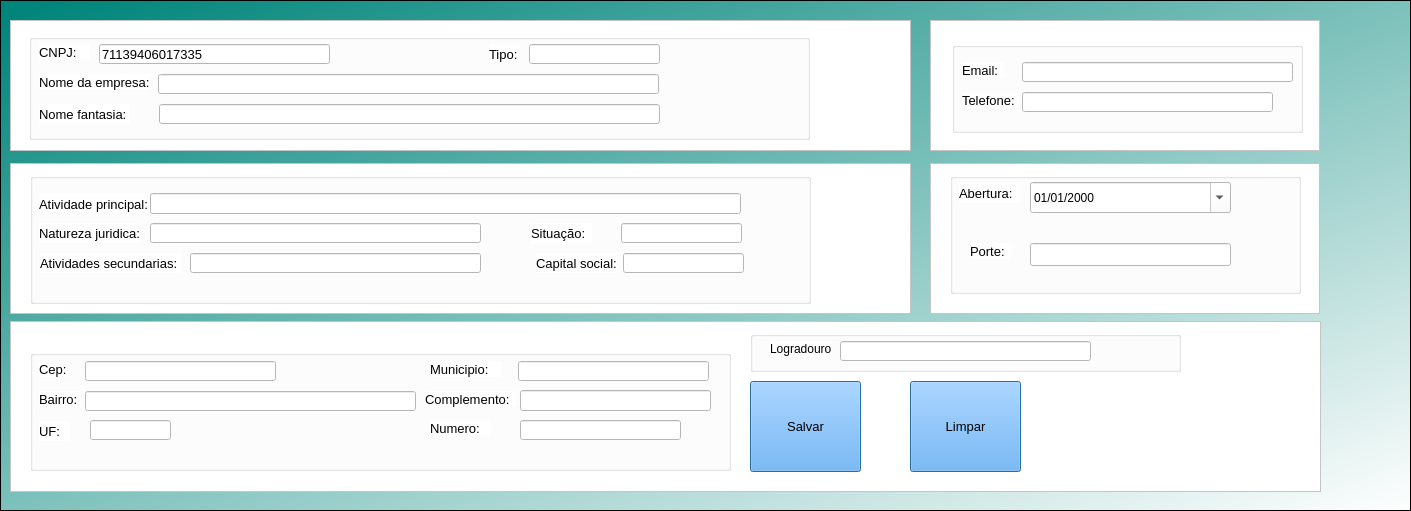
   <widget class="QFrame" name="frame_2">
    <property name="geometry">
     <rect>
      <x>0</x>
      <y>140</y>
      <width>1411</width>
      <height>511</height>
     </rect>
    </property>
    <property name="styleSheet">
     <string notr="true">background-color: qlineargradient(spread:pad, x1:0, y1:0, x2:1, y2:1, stop:0.0170455 rgba(0, 133, 122, 255), stop:1 rgba(255, 255, 255, 255));</string>
    </property>
    <property name="frameShape">
     <enum>QFrame::StyledPanel</enum>
    </property>
    <property name="frameShadow">
     <enum>QFrame::Raised</enum>
    </property>
    <widget class="QFrame" name="frame_14">
     <property name="geometry">
      <rect>
       <x>10</x>
       <y>20</y>
       <width>901</width>
       <height>131</height>
      </rect>
     </property>
     <property name="styleSheet">
      <string notr="true">background-color: rgb(255, 255, 255);</string>
     </property>
     <property name="frameShape">
      <enum>QFrame::StyledPanel</enum>
     </property>
     <property name="frameShadow">
      <enum>QFrame::Raised</enum>
     </property>
     <widget class="QGroupBox" name="groupBox">
      <property name="geometry">
       <rect>
        <x>19</x>
        <y>14</y>
        <width>781</width>
        <height>106</height>
       </rect>
      </property>
      <property name="title">
       <string/>
      </property>
      <widget class="QLineEdit" name="nomeFantazia">
       <property name="geometry">
        <rect>
         <x>130</x>
         <y>70</y>
         <width>501</width>
         <height>20</height>
        </rect>
       </property>
       <property name="font">
        <font>
         <family>Arial</family>
         <pointsize>10</pointsize>
        </font>
       </property>
       <property name="styleSheet">
        <string notr="true">background-color: rgb(255, 255, 255);</string>
       </property>
       <property name="text">
        <string/>
       </property>
      </widget>
      <widget class="QLabel" name="label_17">
       <property name="geometry">
        <rect>
         <x>10</x>
         <y>70</y>
         <width>91</width>
         <height>20</height>
        </rect>
       </property>
       <property name="font">
        <font>
         <family>Arial</family>
         <pointsize>10</pointsize>
        </font>
       </property>
       <property name="text">
        <string>Nome fantasia:</string>
       </property>
      </widget>
      <widget class="QLabel" name="label_16">
       <property name="geometry">
        <rect>
         <x>10</x>
         <y>40</y>
         <width>111</width>
         <height>16</height>
        </rect>
       </property>
       <property name="font">
        <font>
         <family>Arial</family>
         <pointsize>10</pointsize>
        </font>
       </property>
       <property name="text">
        <string>Nome da empresa:</string>
       </property>
      </widget>
      <widget class="QLineEdit" name="nomeEmpresa">
       <property name="geometry">
        <rect>
         <x>129</x>
         <y>40</y>
         <width>501</width>
         <height>20</height>
        </rect>
       </property>
       <property name="font">
        <font>
         <family>Arial</family>
         <pointsize>10</pointsize>
        </font>
       </property>
       <property name="styleSheet">
        <string notr="true">background-color: rgb(255, 255, 255);</string>
       </property>
       <property name="text">
        <string/>
       </property>
      </widget>
      <widget class="QPushButton" name="consultar_cnpj">
       <property name="geometry">
        <rect>
         <x>310</x>
         <y>10</y>
         <width>41</width>
         <height>21</height>
        </rect>
       </property>
       <property name="font">
        <font>
         <pointsize>10</pointsize>
         <weight>75</weight>
         <bold>true</bold>
        </font>
       </property>
       <property name="cursor">
        <cursorShape>PointingHandCursor</cursorShape>
       </property>
       <property name="mouseTracking">
        <bool>false</bool>
       </property>
       <property name="tabletTracking">
        <bool>false</bool>
       </property>
       <property name="focusPolicy">
        <enum>Qt::NoFocus</enum>
       </property>
       <property name="acceptDrops">
        <bool>true</bool>
       </property>
       <property name="toolTip">
        <string>Consultar CNPJ</string>
       </property>
       <property name="statusTip">
        <string/>
       </property>
       <property name="accessibleName">
        <string/>
       </property>
       <property name="accessibleDescription">
        <string/>
       </property>
       <property name="layoutDirection">
        <enum>Qt::LeftToRight</enum>
       </property>
       <property name="autoFillBackground">
        <bool>false</bool>
       </property>
       <property name="styleSheet">
        <string notr="true">background-color: rgb(85, 170, 255);</string>
       </property>
       <property name="inputMethodHints">
        <set>Qt::ImhNone</set>
       </property>
       <property name="text">
        <string/>
       </property>
       <property name="icon">
        <iconset>
         <normaloff>../Imagens/lupa.ico</normaloff>../Imagens/lupa.ico</iconset>
       </property>
       <property name="iconSize">
        <size>
         <width>23</width>
         <height>30</height>
        </size>
       </property>
       <property name="shortcut">
        <string/>
       </property>
       <property name="checkable">
        <bool>false</bool>
       </property>
       <property name="checked">
        <bool>false</bool>
       </property>
       <property name="autoRepeat">
        <bool>false</bool>
       </property>
       <property name="autoExclusive">
        <bool>false</bool>
       </property>
       <property name="autoDefault">
        <bool>true</bool>
       </property>
       <property name="default">
        <bool>false</bool>
       </property>
       <property name="flat">
        <bool>true</bool>
       </property>
      </widget>
      <widget class="QLabel" name="label_91">
       <property name="geometry">
        <rect>
         <x>10</x>
         <y>10</y>
         <width>51</width>
         <height>16</height>
        </rect>
       </property>
       <property name="font">
        <font>
         <family>Arial</family>
         <pointsize>10</pointsize>
        </font>
       </property>
       <property name="text">
        <string>CNPJ:</string>
       </property>
      </widget>
      <widget class="QLineEdit" name="cnpj_consulta">
       <property name="geometry">
        <rect>
         <x>70</x>
         <y>10</y>
         <width>231</width>
         <height>20</height>
        </rect>
       </property>
       <property name="font">
        <font>
         <pointsize>10</pointsize>
        </font>
       </property>
       <property name="styleSheet">
        <string notr="true">background-color: rgb(255, 255, 255);</string>
       </property>
       <property name="text">
        <string>71139406017335</string>
       </property>
      </widget>
      <widget class="QLineEdit" name="tipo_cnpj">
       <property name="geometry">
        <rect>
         <x>500</x>
         <y>10</y>
         <width>131</width>
         <height>20</height>
        </rect>
       </property>
       <property name="font">
        <font>
         <pointsize>10</pointsize>
        </font>
       </property>
       <property name="styleSheet">
        <string notr="true">background-color: rgb(255, 255, 255);</string>
       </property>
       <property name="text">
        <string/>
       </property>
      </widget>
      <widget class="QLabel" name="label_92">
       <property name="geometry">
        <rect>
         <x>460</x>
         <y>10</y>
         <width>31</width>
         <height>20</height>
        </rect>
       </property>
       <property name="font">
        <font>
         <family>Arial</family>
         <pointsize>10</pointsize>
        </font>
       </property>
       <property name="text">
        <string>Tipo:</string>
       </property>
      </widget>
     </widget>
    </widget>
    <widget class="QFrame" name="frame_16">
     <property name="geometry">
      <rect>
       <x>10</x>
       <y>163</y>
       <width>901</width>
       <height>151</height>
      </rect>
     </property>
     <property name="styleSheet">
      <string notr="true">background-color: rgb(255, 255, 255);</string>
     </property>
     <property name="frameShape">
      <enum>QFrame::StyledPanel</enum>
     </property>
     <property name="frameShadow">
      <enum>QFrame::Raised</enum>
     </property>
     <widget class="QGroupBox" name="groupBox_15">
      <property name="geometry">
       <rect>
        <x>20</x>
        <y>10</y>
        <width>781</width>
        <height>131</height>
       </rect>
      </property>
      <property name="title">
       <string/>
      </property>
      <widget class="QLineEdit" name="capitalSocialEmpresa">
       <property name="geometry">
        <rect>
         <x>593</x>
         <y>80</y>
         <width>121</width>
         <height>20</height>
        </rect>
       </property>
       <property name="font">
        <font>
         <family>Arial</family>
         <pointsize>10</pointsize>
        </font>
       </property>
       <property name="styleSheet">
        <string notr="true">background-color: rgb(255, 255, 255);</string>
       </property>
       <property name="text">
        <string/>
       </property>
      </widget>
      <widget class="QLabel" name="label_89">
       <property name="geometry">
        <rect>
         <x>506</x>
         <y>80</y>
         <width>81</width>
         <height>20</height>
        </rect>
       </property>
       <property name="font">
        <font>
         <family>Arial</family>
         <pointsize>10</pointsize>
        </font>
       </property>
       <property name="text">
        <string>Capital social:</string>
       </property>
      </widget>
      <widget class="QLabel" name="label_86">
       <property name="geometry">
        <rect>
         <x>9</x>
         <y>50</y>
         <width>101</width>
         <height>20</height>
        </rect>
       </property>
       <property name="font">
        <font>
         <family>Arial</family>
         <pointsize>10</pointsize>
        </font>
       </property>
       <property name="text">
        <string>Natureza juridica:</string>
       </property>
      </widget>
      <widget class="QLineEdit" name="naturezaJuridica">
       <property name="geometry">
        <rect>
         <x>120</x>
         <y>50</y>
         <width>331</width>
         <height>20</height>
        </rect>
       </property>
       <property name="font">
        <font>
         <family>Arial</family>
         <pointsize>10</pointsize>
        </font>
       </property>
       <property name="styleSheet">
        <string notr="true">background-color: rgb(255, 255, 255);</string>
       </property>
       <property name="text">
        <string/>
       </property>
      </widget>
      <widget class="QLabel" name="label_85">
       <property name="geometry">
        <rect>
         <x>9</x>
         <y>20</y>
         <width>111</width>
         <height>23</height>
        </rect>
       </property>
       <property name="font">
        <font>
         <family>Arial</family>
         <pointsize>10</pointsize>
        </font>
       </property>
       <property name="text">
        <string>Atividade principal:</string>
       </property>
      </widget>
      <widget class="QLineEdit" name="atividadePrincipal">
       <property name="geometry">
        <rect>
         <x>120</x>
         <y>20</y>
         <width>591</width>
         <height>21</height>
        </rect>
       </property>
       <property name="font">
        <font>
         <family>Arial</family>
         <pointsize>10</pointsize>
        </font>
       </property>
       <property name="styleSheet">
        <string notr="true">background-color: rgb(255, 255, 255);</string>
       </property>
       <property name="text">
        <string/>
       </property>
      </widget>
      <widget class="QLineEdit" name="situacaoEmpresa">
       <property name="geometry">
        <rect>
         <x>591</x>
         <y>50</y>
         <width>121</width>
         <height>20</height>
        </rect>
       </property>
       <property name="font">
        <font>
         <family>Arial</family>
         <pointsize>10</pointsize>
        </font>
       </property>
       <property name="styleSheet">
        <string notr="true">background-color: rgb(255, 255, 255);</string>
       </property>
       <property name="text">
        <string/>
       </property>
      </widget>
      <widget class="QLabel" name="label_88">
       <property name="geometry">
        <rect>
         <x>501</x>
         <y>50</y>
         <width>61</width>
         <height>21</height>
        </rect>
       </property>
       <property name="font">
        <font>
         <family>Arial</family>
         <pointsize>10</pointsize>
        </font>
       </property>
       <property name="text">
        <string>Situação:</string>
       </property>
      </widget>
      <widget class="QLabel" name="label_94">
       <property name="geometry">
        <rect>
         <x>10</x>
         <y>80</y>
         <width>141</width>
         <height>20</height>
        </rect>
       </property>
       <property name="font">
        <font>
         <family>Arial</family>
         <pointsize>10</pointsize>
        </font>
       </property>
       <property name="text">
        <string>Atividades secundarias:</string>
       </property>
      </widget>
      <widget class="QLineEdit" name="atividadeSecundarias">
       <property name="geometry">
        <rect>
         <x>160</x>
         <y>80</y>
         <width>291</width>
         <height>20</height>
        </rect>
       </property>
       <property name="font">
        <font>
         <family>Arial</family>
         <pointsize>10</pointsize>
        </font>
       </property>
       <property name="styleSheet">
        <string notr="true">background-color: rgb(255, 255, 255);</string>
       </property>
       <property name="text">
        <string/>
       </property>
      </widget>
     </widget>
    </widget>
    <widget class="QFrame" name="frame_17">
     <property name="geometry">
      <rect>
       <x>930</x>
       <y>163</y>
       <width>390</width>
       <height>151</height>
      </rect>
     </property>
     <property name="styleSheet">
      <string notr="true">background-color: rgb(255, 255, 255);</string>
     </property>
     <property name="frameShape">
      <enum>QFrame::StyledPanel</enum>
     </property>
     <property name="frameShadow">
      <enum>QFrame::Raised</enum>
     </property>
     <widget class="QLabel" name="label_93">
      <property name="geometry">
       <rect>
        <x>710</x>
        <y>40</y>
        <width>21</width>
        <height>20</height>
       </rect>
      </property>
      <property name="font">
       <font>
        <family>Arial</family>
        <pointsize>10</pointsize>
       </font>
      </property>
      <property name="text">
       <string>UF</string>
      </property>
     </widget>
     <widget class="QLineEdit" name="lineEdit_10">
      <property name="geometry">
       <rect>
        <x>734</x>
        <y>40</y>
        <width>61</width>
        <height>20</height>
       </rect>
      </property>
      <property name="font">
       <font>
        <pointsize>10</pointsize>
       </font>
      </property>
      <property name="styleSheet">
       <string notr="true">background-color: rgb(255, 255, 255);</string>
      </property>
      <property name="text">
       <string/>
      </property>
     </widget>
     <widget class="QGroupBox" name="groupBox_28">
      <property name="geometry">
       <rect>
        <x>20</x>
        <y>10</y>
        <width>351</width>
        <height>121</height>
       </rect>
      </property>
      <property name="title">
       <string/>
      </property>
      <widget class="QLineEdit" name="porteEmpresa">
       <property name="geometry">
        <rect>
         <x>80</x>
         <y>70</y>
         <width>201</width>
         <height>23</height>
        </rect>
       </property>
       <property name="font">
        <font>
         <family>Arial</family>
         <pointsize>10</pointsize>
        </font>
       </property>
       <property name="styleSheet">
        <string notr="true">background-color: rgb(255, 255, 255);</string>
       </property>
       <property name="text">
        <string/>
       </property>
      </widget>
      <widget class="QLabel" name="label_70">
       <property name="geometry">
        <rect>
         <x>20</x>
         <y>70</y>
         <width>41</width>
         <height>16</height>
        </rect>
       </property>
       <property name="font">
        <font>
         <family>Arial</family>
         <pointsize>10</pointsize>
        </font>
       </property>
       <property name="text">
        <string>Porte:</string>
       </property>
      </widget>
      <widget class="QLabel" name="label_87">
       <property name="geometry">
        <rect>
         <x>9</x>
         <y>10</y>
         <width>61</width>
         <height>20</height>
        </rect>
       </property>
       <property name="font">
        <font>
         <family>Arial</family>
         <pointsize>10</pointsize>
        </font>
       </property>
       <property name="text">
        <string>Abertura:</string>
       </property>
      </widget>
      <widget class="QDateEdit" name="dateEdit">
       <property name="geometry">
        <rect>
         <x>80</x>
         <y>9</y>
         <width>201</width>
         <height>31</height>
        </rect>
       </property>
       <property name="displayFormat">
        <string>dd/MM/yyyy</string>
       </property>
       <property name="calendarPopup">
        <bool>true</bool>
       </property>
      </widget>
     </widget>
    </widget>
    <widget class="QFrame" name="frame_13">
     <property name="geometry">
      <rect>
       <x>10</x>
       <y>321</y>
       <width>1311</width>
       <height>171</height>
      </rect>
     </property>
     <property name="styleSheet">
      <string notr="true">background-color: rgb(255, 255, 255);</string>
     </property>
     <property name="frameShape">
      <enum>QFrame::StyledPanel</enum>
     </property>
     <property name="frameShadow">
      <enum>QFrame::Raised</enum>
     </property>
     <widget class="QPushButton" name="cadEmpresa">
      <property name="geometry">
       <rect>
        <x>740</x>
        <y>60</y>
        <width>111</width>
        <height>91</height>
       </rect>
      </property>
      <property name="font">
       <font>
        <pointsize>10</pointsize>
        <weight>50</weight>
        <bold>false</bold>
       </font>
      </property>
      <property name="cursor">
       <cursorShape>PointingHandCursor</cursorShape>
      </property>
      <property name="focusPolicy">
       <enum>Qt::WheelFocus</enum>
      </property>
      <property name="toolTip">
       <string>Salvar novo Cliente</string>
      </property>
      <property name="styleSheet">
       <string notr="true">background-color: rgb(85, 170, 255);</string>
      </property>
      <property name="text">
       <string>Salvar</string>
      </property>
      <property name="icon">
       <iconset>
        <normaloff>../Imagens/Savar.png</normaloff>../Imagens/Savar.png</iconset>
      </property>
      <property name="iconSize">
       <size>
        <width>93</width>
        <height>26</height>
       </size>
      </property>
      <property name="autoDefault">
       <bool>false</bool>
      </property>
      <property name="default">
       <bool>true</bool>
      </property>
      <property name="flat">
       <bool>false</bool>
      </property>
     </widget>
     <widget class="QPushButton" name="salvarCliente_4">
      <property name="geometry">
       <rect>
        <x>900</x>
        <y>60</y>
        <width>111</width>
        <height>91</height>
       </rect>
      </property>
      <property name="font">
       <font>
        <pointsize>10</pointsize>
        <weight>50</weight>
        <bold>false</bold>
       </font>
      </property>
      <property name="cursor">
       <cursorShape>PointingHandCursor</cursorShape>
      </property>
      <property name="focusPolicy">
       <enum>Qt::NoFocus</enum>
      </property>
      <property name="toolTip">
       <string>Limpar Formulario</string>
      </property>
      <property name="styleSheet">
       <string notr="true">background-color: rgb(85, 170, 255);</string>
      </property>
      <property name="text">
       <string>Limpar</string>
      </property>
      <property name="icon">
       <iconset>
        <normaloff>../Imagens/Atualizar.png</normaloff>../Imagens/Atualizar.png</iconset>
      </property>
      <property name="iconSize">
       <size>
        <width>93</width>
        <height>30</height>
       </size>
      </property>
      <property name="autoDefault">
       <bool>true</bool>
      </property>
      <property name="default">
       <bool>true</bool>
      </property>
      <property name="flat">
       <bool>false</bool>
      </property>
     </widget>
     <widget class="QGroupBox" name="groupBox_25">
      <property name="geometry">
       <rect>
        <x>20</x>
        <y>29</y>
        <width>701</width>
        <height>121</height>
       </rect>
      </property>
      <property name="title">
       <string/>
      </property>
      <widget class="QLabel" name="label_81">
       <property name="geometry">
        <rect>
         <x>9</x>
         <y>41</y>
         <width>41</width>
         <height>16</height>
        </rect>
       </property>
       <property name="font">
        <font>
         <family>Arial</family>
         <pointsize>10</pointsize>
        </font>
       </property>
       <property name="text">
        <string>Bairro:</string>
       </property>
      </widget>
      <widget class="QLineEdit" name="cepEmpresa">
       <property name="geometry">
        <rect>
         <x>55</x>
         <y>11</y>
         <width>191</width>
         <height>20</height>
        </rect>
       </property>
       <property name="font">
        <font>
         <family>Arial</family>
         <pointsize>10</pointsize>
        </font>
       </property>
       <property name="styleSheet">
        <string notr="true">background-color: rgb(255, 255, 255);</string>
       </property>
       <property name="text">
        <string/>
       </property>
      </widget>
      <widget class="QLineEdit" name="bairroEmpresa">
       <property name="geometry">
        <rect>
         <x>55</x>
         <y>41</y>
         <width>331</width>
         <height>20</height>
        </rect>
       </property>
       <property name="font">
        <font>
         <family>Arial</family>
         <pointsize>10</pointsize>
        </font>
       </property>
       <property name="styleSheet">
        <string notr="true">background-color: rgb(255, 255, 255);</string>
       </property>
       <property name="text">
        <string/>
       </property>
      </widget>
      <widget class="QLabel" name="label_83">
       <property name="geometry">
        <rect>
         <x>395</x>
         <y>41</y>
         <width>91</width>
         <height>16</height>
        </rect>
       </property>
       <property name="font">
        <font>
         <family>Arial</family>
         <pointsize>10</pointsize>
        </font>
       </property>
       <property name="text">
        <string>Complemento:</string>
       </property>
      </widget>
      <widget class="QLabel" name="label_82">
       <property name="geometry">
        <rect>
         <x>400</x>
         <y>11</y>
         <width>71</width>
         <height>16</height>
        </rect>
       </property>
       <property name="font">
        <font>
         <family>Arial</family>
         <pointsize>10</pointsize>
        </font>
       </property>
       <property name="text">
        <string>Municipio:</string>
       </property>
      </widget>
      <widget class="QLineEdit" name="municipioEmpresa">
       <property name="enabled">
        <bool>true</bool>
       </property>
       <property name="geometry">
        <rect>
         <x>488</x>
         <y>11</y>
         <width>191</width>
         <height>20</height>
        </rect>
       </property>
       <property name="font">
        <font>
         <family>Arial</family>
         <pointsize>10</pointsize>
        </font>
       </property>
       <property name="styleSheet">
        <string notr="true">background-color: rgb(255, 255, 255);</string>
       </property>
      </widget>
      <widget class="QLabel" name="label_84">
       <property name="geometry">
        <rect>
         <x>9</x>
         <y>71</y>
         <width>31</width>
         <height>20</height>
        </rect>
       </property>
       <property name="font">
        <font>
         <family>Arial</family>
         <pointsize>10</pointsize>
        </font>
       </property>
       <property name="text">
        <string>UF:</string>
       </property>
      </widget>
      <widget class="QLabel" name="label_75">
       <property name="geometry">
        <rect>
         <x>9</x>
         <y>11</y>
         <width>31</width>
         <height>16</height>
        </rect>
       </property>
       <property name="font">
        <font>
         <family>Arial</family>
         <pointsize>10</pointsize>
        </font>
       </property>
       <property name="text">
        <string>Cep:</string>
       </property>
      </widget>
      <widget class="QLineEdit" name="complementoEmpresa">
       <property name="enabled">
        <bool>true</bool>
       </property>
       <property name="geometry">
        <rect>
         <x>490</x>
         <y>40</y>
         <width>191</width>
         <height>21</height>
        </rect>
       </property>
       <property name="font">
        <font>
         <family>Arial</family>
         <pointsize>10</pointsize>
        </font>
       </property>
       <property name="styleSheet">
        <string notr="true">background-color: rgb(255, 255, 255);</string>
       </property>
      </widget>
      <widget class="QLineEdit" name="numeroEnderecoEmpresa">
       <property name="geometry">
        <rect>
         <x>490</x>
         <y>70</y>
         <width>161</width>
         <height>20</height>
        </rect>
       </property>
       <property name="font">
        <font>
         <family>Arial</family>
         <pointsize>10</pointsize>
        </font>
       </property>
       <property name="styleSheet">
        <string notr="true">background-color: rgb(255, 255, 255);</string>
       </property>
       <property name="text">
        <string/>
       </property>
      </widget>
      <widget class="QLabel" name="label_95">
       <property name="geometry">
        <rect>
         <x>400</x>
         <y>70</y>
         <width>61</width>
         <height>16</height>
        </rect>
       </property>
       <property name="font">
        <font>
         <family>Arial</family>
         <pointsize>10</pointsize>
        </font>
       </property>
       <property name="text">
        <string>Numero:</string>
       </property>
      </widget>
      <widget class="QLineEdit" name="ufEmpresa">
       <property name="geometry">
        <rect>
         <x>60</x>
         <y>70</y>
         <width>81</width>
         <height>20</height>
        </rect>
       </property>
       <property name="font">
        <font>
         <family>Arial</family>
         <pointsize>10</pointsize>
        </font>
       </property>
       <property name="styleSheet">
        <string notr="true">background-color: rgb(255, 255, 255);</string>
       </property>
       <property name="text">
        <string/>
       </property>
      </widget>
     </widget>
     <widget class="QGroupBox" name="groupBox_27">
      <property name="geometry">
       <rect>
        <x>740</x>
        <y>10</y>
        <width>431</width>
        <height>41</height>
       </rect>
      </property>
      <property name="title">
       <string/>
      </property>
      <widget class="QLabel" name="label_12">
       <property name="geometry">
        <rect>
         <x>20</x>
         <y>10</y>
         <width>61</width>
         <height>16</height>
        </rect>
       </property>
       <property name="text">
        <string>Logradouro:</string>
       </property>
      </widget>
      <widget class="QLineEdit" name="logradouroEmpresa">
       <property name="geometry">
        <rect>
         <x>90</x>
         <y>10</y>
         <width>251</width>
         <height>20</height>
        </rect>
       </property>
       <property name="font">
        <font>
         <family>Arial</family>
         <pointsize>10</pointsize>
        </font>
       </property>
       <property name="styleSheet">
        <string notr="true">background-color: rgb(255, 255, 255);</string>
       </property>
       <property name="text">
        <string/>
       </property>
      </widget>
     </widget>
    </widget>
    <widget class="QFrame" name="frame_18">
     <property name="geometry">
      <rect>
       <x>930</x>
       <y>20</y>
       <width>390</width>
       <height>131</height>
      </rect>
     </property>
     <property name="styleSheet">
      <string notr="true">background-color: rgb(255, 255, 255);</string>
     </property>
     <property name="frameShape">
      <enum>QFrame::StyledPanel</enum>
     </property>
     <property name="frameShadow">
      <enum>QFrame::Raised</enum>
     </property>
     <widget class="QLabel" name="label_90">
      <property name="geometry">
       <rect>
        <x>710</x>
        <y>40</y>
        <width>21</width>
        <height>20</height>
       </rect>
      </property>
      <property name="font">
       <font>
        <family>Arial</family>
        <pointsize>10</pointsize>
       </font>
      </property>
      <property name="text">
       <string>UF</string>
      </property>
     </widget>
     <widget class="QLineEdit" name="lineEdit_9">
      <property name="geometry">
       <rect>
        <x>734</x>
        <y>40</y>
        <width>61</width>
        <height>20</height>
       </rect>
      </property>
      <property name="font">
       <font>
        <pointsize>10</pointsize>
       </font>
      </property>
      <property name="styleSheet">
       <string notr="true">background-color: rgb(255, 255, 255);</string>
      </property>
      <property name="text">
       <string/>
      </property>
     </widget>
     <widget class="QGroupBox" name="groupBox_26">
      <property name="geometry">
       <rect>
        <x>22</x>
        <y>22</y>
        <width>351</width>
        <height>91</height>
       </rect>
      </property>
      <property name="title">
       <string/>
      </property>
      <widget class="QLineEdit" name="telefoneEmpresa">
       <property name="geometry">
        <rect>
         <x>70</x>
         <y>50</y>
         <width>251</width>
         <height>20</height>
        </rect>
       </property>
       <property name="font">
        <font>
         <family>Arial</family>
         <pointsize>10</pointsize>
        </font>
       </property>
       <property name="styleSheet">
        <string notr="true">background-color: rgb(255, 255, 255);</string>
       </property>
       <property name="text">
        <string/>
       </property>
      </widget>
      <widget class="QLabel" name="label_72">
       <property name="geometry">
        <rect>
         <x>10</x>
         <y>20</y>
         <width>41</width>
         <height>16</height>
        </rect>
       </property>
       <property name="font">
        <font>
         <family>Arial</family>
         <pointsize>10</pointsize>
        </font>
       </property>
       <property name="text">
        <string>Email:</string>
       </property>
      </widget>
      <widget class="QLineEdit" name="emailEmpresa">
       <property name="geometry">
        <rect>
         <x>70</x>
         <y>20</y>
         <width>271</width>
         <height>20</height>
        </rect>
       </property>
       <property name="font">
        <font>
         <family>Arial</family>
         <pointsize>10</pointsize>
        </font>
       </property>
       <property name="styleSheet">
        <string notr="true">background-color: rgb(255, 255, 255);</string>
       </property>
       <property name="text">
        <string/>
       </property>
      </widget>
      <widget class="QLabel" name="label_59">
       <property name="geometry">
        <rect>
         <x>10</x>
         <y>50</y>
         <width>56</width>
         <height>16</height>
        </rect>
       </property>
       <property name="font">
        <font>
         <family>Arial</family>
         <pointsize>10</pointsize>
        </font>
       </property>
       <property name="text">
        <string>Telefone:</string>
       </property>
      </widget>
     </widget>
    </widget>
   </widget>
